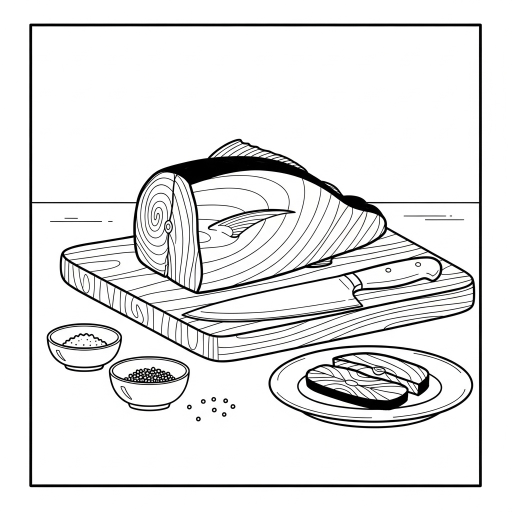
#> input picture img_ikea/Atun_Encebollado_Canario_Plato_step01.jpeg, 1024 x 1024 px (shown at 1/2 size); its folder holds 4 pictures in this run
$ python optimize_ikea_images.py
#> lines starting #> are read from the running program, lines starting #| are printed output that depends on the picture
#!/usr/bin/env python3
"""
optimize_ikea_images.py
Resize + recompress img_ikea/*.jpeg para tablet cocina (carga rápida).

Default: 600×600, JPEG quality 70, optimize=True.
In-place (sobreescribe los originales).
"""
import sys
from pathlib import Path
from PIL import Image

REPO    = Path(__file__).resolve().parent.parent
IMG_DIR = REPO / "img_ikea"
SIZE    = 600
QUALITY = 70


def optimize_one(path: Path) -> tuple[int, int]:
    """Devuelve (bytes_antes, bytes_despues)."""
    before = path.stat().st_size
    img = Image.open(path)
#> img is the input picture: PIL image 1024x1024 RGB; mean R, G, B 231.7, 231.7, 231.6
    if img.mode != "RGB":
        img = img.convert("RGB")
    img.thumbnail((SIZE, SIZE), Image.LANCZOS)
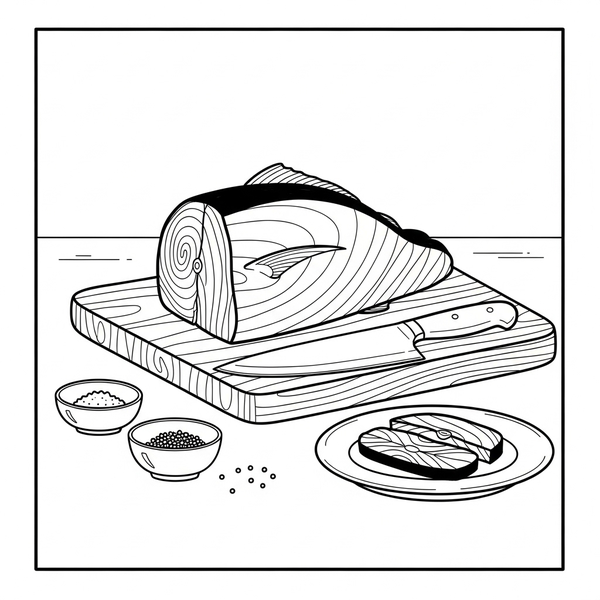
#> img: PIL image 600x600 RGB; mean R, G, B 231.3, 231.3, 231.2
    img.save(path, "JPEG", quality=QUALITY, optimize=True)
    after = path.stat().st_size
    return (before, after)


def main():
    files = sorted(IMG_DIR.glob("*.jpeg"))
    if not files:
        print("No images found.")
        sys.exit(0)
    total_b = total_a = 0
    for f in files:
        b, a = optimize_one(f)
        total_b += b
        total_a += a
        print(f"  ✓ {f.name}: {b//1024} KB → {a//1024} KB ({100*(b-a)//b}% off)")
    print(f"\n=== Total: {total_b//1024} KB → {total_a//1024} KB ({100*(total_b-total_a)//total_b}% reducción) ===")


if __name__ == "__main__":
    main()
